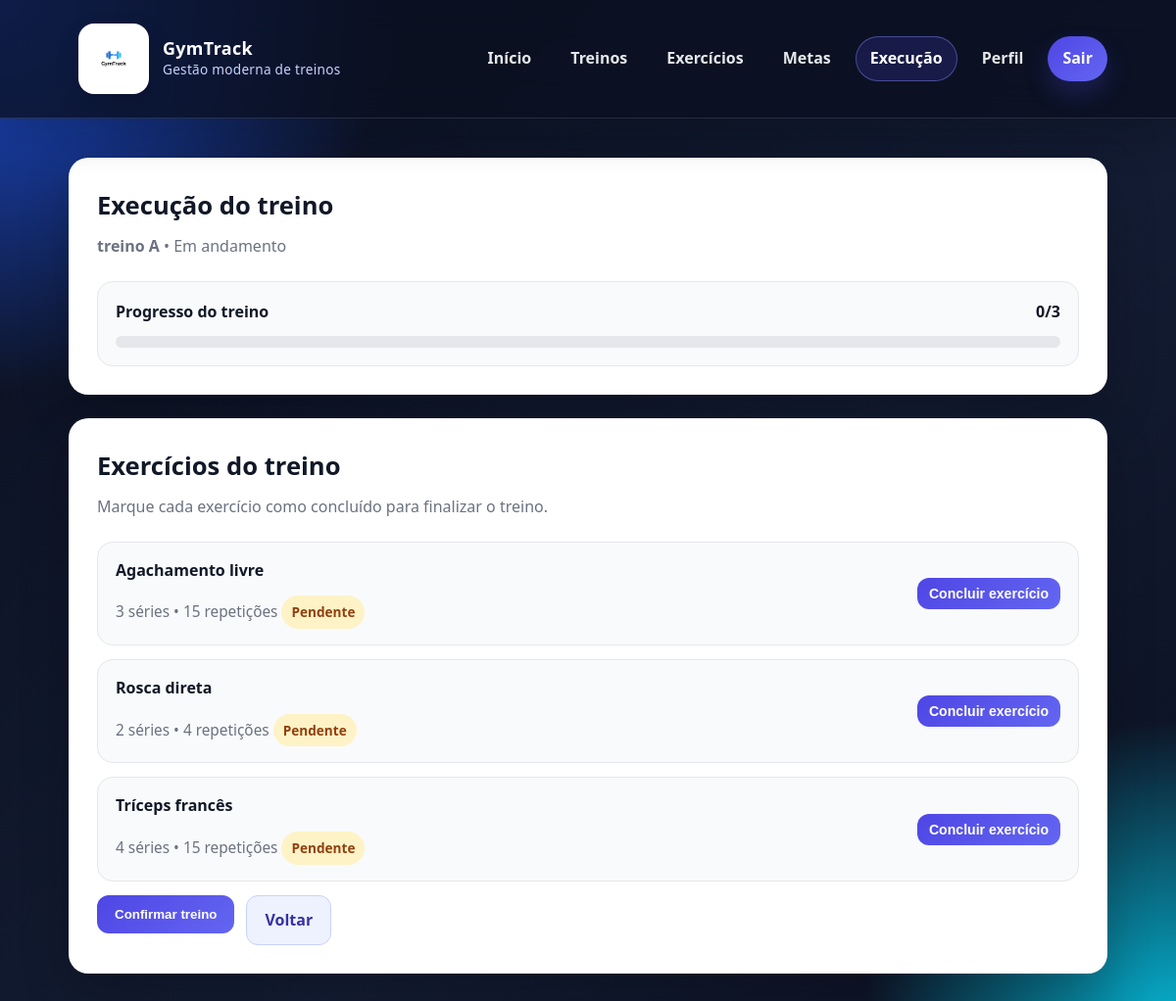
The page /execucao/9/ (signed in) on the database as committed earlier.
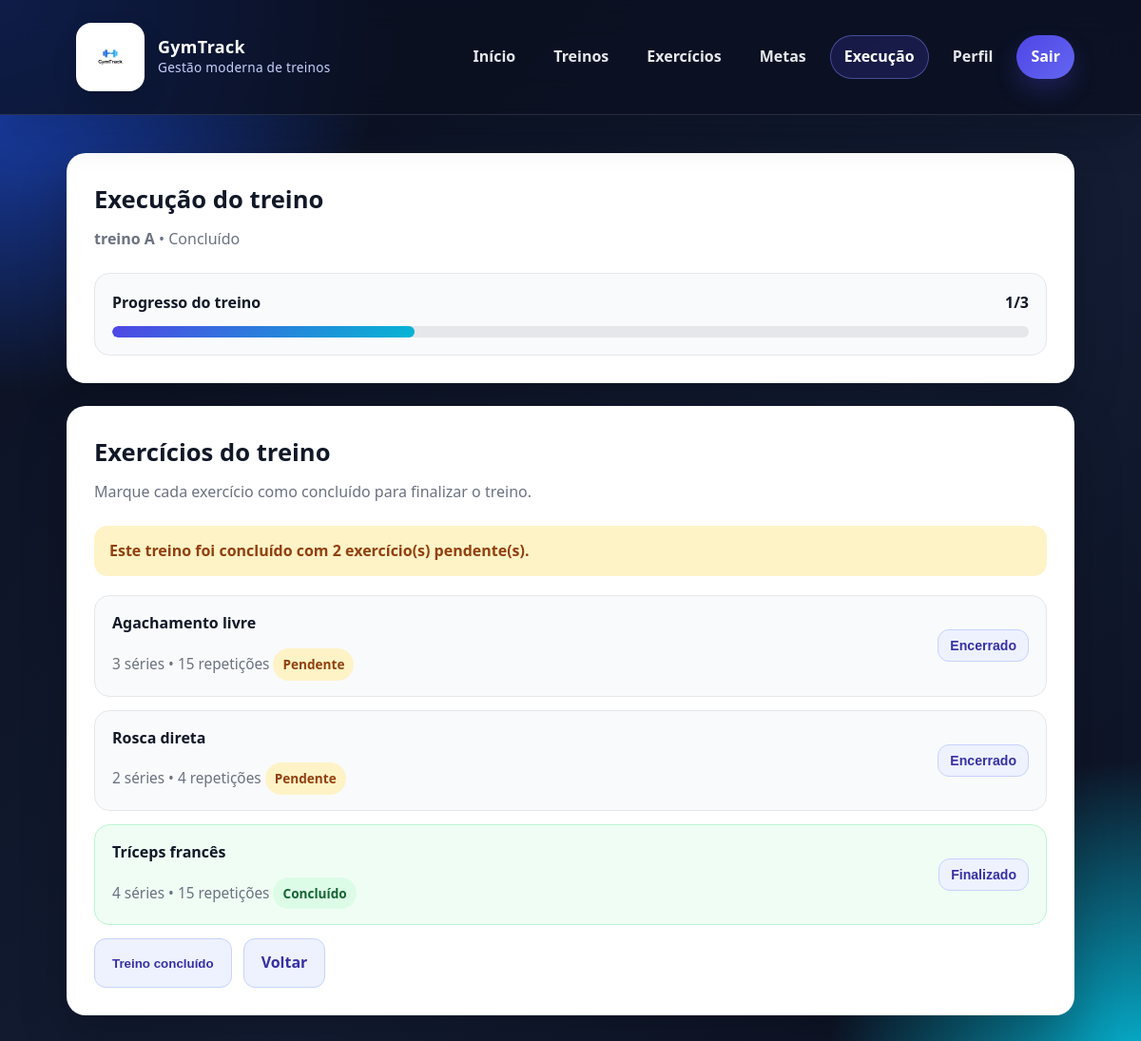
The same page on the database as committed later.
### core/models.py (models this page shows, shortened)
class ExecucaoTreino(models.Model):
    STATUS_CHOICES = [
        ('em_andamento', 'Em andamento'),
        ('concluido', 'Concluído'),
    ]
    treino = models.ForeignKey(Treino, on_delete=models.CASCADE, related_name='execucoes')
    data_execucao = models.DateTimeField(auto_now_add=True)
    status = models.CharField(max_length=20, choices=STATUS_CHOICES, default='em_andamento')
    @property
    def total_exercicios(self):
        return self.itens.count()
    @property
    def exercicios_concluidos(self):
        return self.itens.filter(concluido=True).count()
    @property
    def exercicios_pendentes(self):
        pendentes = self.total_exercicios - self.exercicios_concluidos
        return pendentes if pendentes > 0 else 0
    @property
    def tem_exercicios_concluidos(self):
        return self.exercicios_concluidos > 0
    @property
    def esta_parcial(self):
        return self.tem_exercicios_concluidos and self.tem_exercicios_pendentes
    @property
    def concluido_com_pendencias(self):
        return self.status == 'concluido' and self.exercicios_pendentes > 0

class ExecucaoExercicio(models.Model):
    execucao = models.ForeignKey(ExecucaoTreino, on_delete=models.CASCADE, related_name='itens')
    exercicio = models.ForeignKey(Exercicio, on_delete=models.CASCADE)
    concluido = models.BooleanField(default=False)
    data_conclusao = models.DateTimeField(null=True, blank=True)

class Treino(models.Model):
    usuario = models.ForeignKey(User, on_delete=models.CASCADE)
    nome = models.CharField(max_length=100)

class Exercicio(models.Model):
    treino = models.ForeignKey(Treino, on_delete=models.CASCADE, related_name='exercicios')
    exercicio_base = models.ForeignKey(
        ExercicioBase,
        on_delete=models.CASCADE,
        related_name='exercicios_do_sistema',
        null=True,
        blank=True
    )
    nome = models.CharField(max_length=100, blank=True, null=True)
    series = models.PositiveIntegerField()
    repeticoes = models.PositiveIntegerField()

class ExercicioBase(models.Model):
    nome = models.CharField(max_length=100, unique=True)
    grupo_muscular = models.CharField(max_length=50)

### core/views.py (the view)
# urls.py: path('execucao/<int:execucao_id>/', views.execucao_detalhe_view, name='execucao_detalhe'),
@login_required
def execucao_detalhe_view(request, execucao_id):
    execucao = get_object_or_404(
        ExecucaoTreino.objects.select_related('treino').prefetch_related('itens__exercicio__exercicio_base'),
        id=execucao_id,
        treino__usuario=request.user
    )
    return render(request, 'core/execucao_detalhe.html', {
        'execucao': execucao
    })

### core/templates/core/execucao_detalhe.html (shortened to what the changed rows need)
{% extends 'core/base.html' %}
{% block content %}
<section class="page-grid">
    <div class="content-card">
        <h2 class="section-title">Execução do treino</h2>
        <p class="section-subtitle">
            <strong>{{ execucao.treino.nome }}</strong> • {{ execucao.get_status_display }}
        </p>
        <div class="progress-card">
            <div class="progress-header">
                <span>Progresso do treino</span>
                <strong>{{ execucao.exercicios_concluidos }}/{{ execucao.total_exercicios }}</strong>
            </div>
            <div class="progress-bar">
                <div class="progress-fill"
                     style="width:
                     {% if execucao.total_exercicios > 0 %}
                        {% widthratio execucao.exercicios_concluidos execucao.total_exercicios 100 %}%
                     {% else %}
                        0%
                     {% endif %};">
                </div>
            </div>
        </div>
    </div>
    <div class="list-card">
        <h3 class="section-title">Exercícios do treino</h3>
        <p class="section-subtitle">
            Marque cada exercício como concluído para finalizar o treino.
        </p>
        {% if execucao.concluido_com_pendencias %}
            <div class="alert alert-warning">
                Este treino foi concluído com {{ execucao.exercicios_pendentes }} exercício(s) pendente(s).
            </div>
        {% endif %}
        {% if execucao.itens.all %}
            <ul class="items-list">
                {% for item in execucao.itens.all %}
                    <li class="item execution-item {% if item.concluido %}execution-complete{% endif %}">
                        <div>
                            <strong>
                                {% if item.exercicio.exercicio_base %}
                                    {{ item.exercicio.exercicio_base.nome }}
                                {% else %}
                                    {{ item.exercicio.nome }}
                                {% endif %}
                            </strong>
                            <span>
                                {{ item.exercicio.series }} séries • {{ item.exercicio.repeticoes }} repetições
                            </span>
                            {% if item.concluido %}
                                <div class="status-badge status-done">Concluído</div>
                            {% else %}
                                <div class="status-badge status-pending">Pendente</div>
                            {% endif %}
                        </div>
                                                {% if not item.concluido and execucao.status != 'concluido' %}
                            <form method="post"
                                  class="submit-once-form"
                                  action="{% url 'concluir_exercicio' item.id %}">
                                <button type="submit"
                                        class="btn btn-primary btn-sm submit-btn"
                                        data-loading-text="Marcando...">
                                    Concluir exercício
                                </button>
                            </form>
                        {% elif item.concluido %}
                            <button type="button" class="btn btn-secondary btn-sm" disabled>
                                Finalizado
                            </button>
                        {% else %}
                            <button type="button" class="btn btn-secondary btn-sm" disabled>
                                Encerrado
                            </button>
                        {% endif %}
                    </li>
                {% endfor %}
            </ul>
        {% endif %}
        <div class="form-actions">
            {% if execucao.status != 'concluido' %}
                {% if execucao.esta_parcial %}
                    <button type="button" class="btn btn-primary" id="abrir-confirmacao-parcial">
                        Confirmar treino
                    </button>
                    <form method="post"
                          class="submit-once-form"
                          id="form-finalizar-parcial"
                          style="display: none;"
                          action="{% url 'confirmar_treino' execucao.id %}">
                        {% csrf_token %}
                        <input type="hidden" name="confirm_partial" value="1">
                        <button type="submit"
                                class="btn btn-primary submit-btn"
                                data-loading-text="Finalizando...">
                            Sim, finalizar treino
                        </button>
                    </form>
                    <button type="button" class="btn btn-secondary" id="cancelar-confirmacao-parcial" style="display: none;">
                        Cancelar
                    </button>
                {% else %}
                    <form method="post"
                          class="submit-once-form"
                          action="{% url 'confirmar_treino' execucao.id %}">
                        <button type="submit"
                                class="btn btn-primary submit-btn"
                                data-loading-text="Finalizando...">
                            Confirmar treino
                        </button>
                    </form>
                {% endif %}
            {% else %}
                <button type="button" class="btn btn-secondary" disabled>
                    Treino concluído
                </button>
            {% endif %}
            <a href="{% url 'execucao' %}" class="btn btn-secondary">Voltar</a>
        </div>
    </div>
</section>
{% endblock %}

Rows that differ between the two databases and show on the page:
changed ExecucaoTreino "treino A": status "Em andamento" → "Concluído"; exercicios_concluidos "0" → "1"; exercicios_pendentes (not shown) → "2"
computed for ExecucaoExercicio "Agachamento livre": text "Concluir exercício" → "Encerrado"
computed for ExecucaoExercicio "Rosca direta": text "Concluir exercício" → "Encerrado"
changed ExecucaoExercicio "Tríceps francês": concluido "Pendente Concluir exercício" → "Concluído Finalizado"
Other text that changed with them:
text no longer shown: "Confirmar treino"
text now shown: "Este treino foi concluído com exercício(s) pendente(s). Treino concluído"
